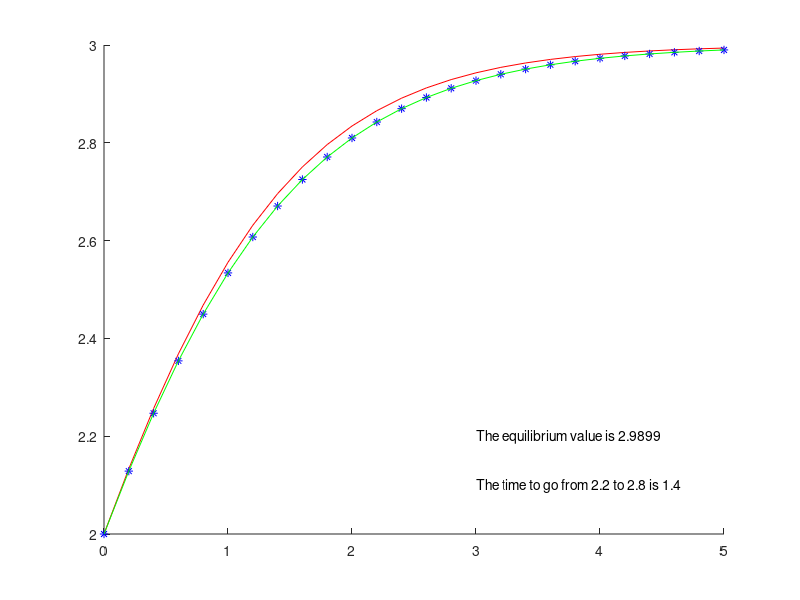

This figure's MATLAB source:
%% ENGR 232 Matlab Assignment Week #2
% Version 1

%%
% *Equation: dy/dt = y * (1-y/3) where y(0) = 2*
%%
% *or re written dy/dt = y-y^2/3*
%%
% *with y(0)=2 from t=0 to t=5 and delta t=0.2* 


function week2
%% Euler's Method 
t=0:.2:5;
t2=t;
y=t;
y(1)=2;
n=1;
while(n<length(t))
    y(n+1)=y(n)+(y(n)*(1-y(n)/3))*.2;
    n=n+1;
end
hold on
plot(t,y,'r')

%% ODE solution
%define function
function dydt=func(t,y)
    dydt=y*(1-y/3);
end

[T,Y]=ode45(@func,t2,y(1)); 
plot(T,Y,'b*')


%% Analytical Solution
% using the given solution

t=0:.2:5;
y=t;
n=1;
while(n<=length(t))
    y(n)=3-(3/(2*exp(t(n))+1));
    n=n+1;
end
plot(t,y,'g')



%% Find the equilibrium then plot the result to the graph

equilibrium=max(y)
Etext=['The equilibrium value is ',num2str(equilibrium)];
text(3,2.2,Etext)

%% How does it take to go from 2.2 to 2.8?
a1=find(abs(y-2.2)<.1,1);
a2=find(abs(y-2.8)<.1,1);
time2double=t(a2)-t(a1);

Etext2=['The time to go from 2.2 to 2.8 is ',num2str(time2double)];
text(3,2.1,Etext2)
end



